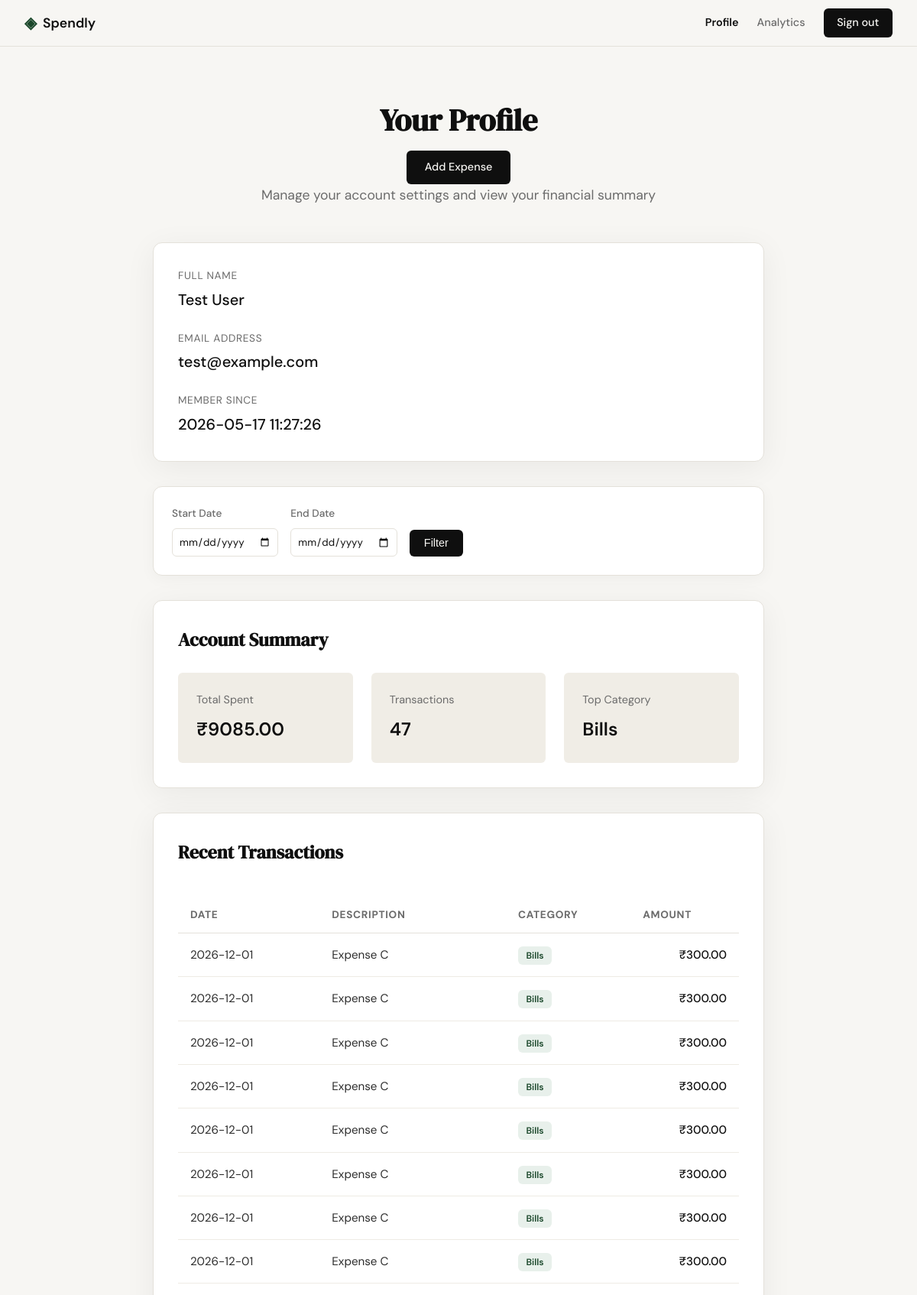
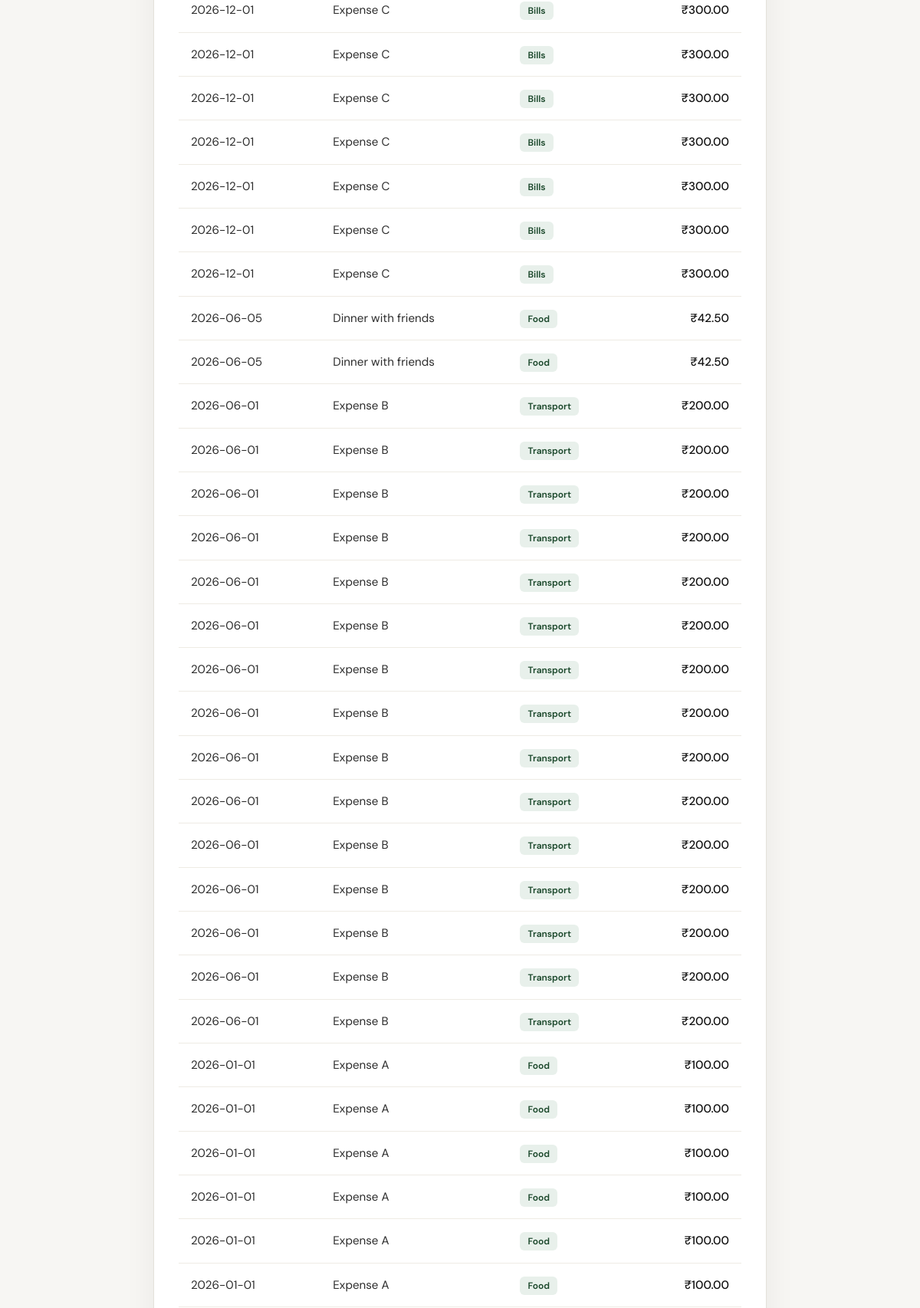
The app's page /profile (signed in, upper part) with its own data (2 pictures, top to bottom).
### tables this page shows
CREATE TABLE users (
                id INTEGER PRIMARY KEY AUTOINCREMENT,
                name TEXT NOT NULL,
                email TEXT UNIQUE NOT NULL,
                password_hash TEXT NOT NULL,
                created_at TEXT DEFAULT (datetime('now'))
            );

CREATE TABLE expenses (
                id INTEGER PRIMARY KEY AUTOINCREMENT,
                user_id INTEGER NOT NULL,
                amount REAL NOT NULL,
                category TEXT NOT NULL,
                date TEXT NOT NULL,
                description TEXT,
                created_at TEXT DEFAULT (datetime('now')),
                FOREIGN KEY (user_id) REFERENCES users (id)
            );

### app.py (the view)
@app.route("/profile")
def profile():
    user_id = session.get('user_id')
    if not user_id:
        return redirect(url_for('login', error="Please log in to access this page"))
    start_date = request.args.get('start_date')
    end_date = request.args.get('end_date')
    conn = get_db()
    try:
        user_row = get_user_profile(conn, user_id)
        user = {
            "name": user_row['name'],
            "email": user_row['email'],
            "created_at": user_row['created_at']
        }
        stats = get_user_summary(conn, user_id, start_date, end_date)
        transactions = [dict(row) for row in get_user_transactions(conn, user_id, start_date, end_date)]
        category_totals = get_user_category_totals(conn, user_id, start_date, end_date)
        total_spent = stats['total_spent']
        category_breakdown = [
            {
                "category": row['category'],
                "amount": row['total'],
                "percentage": round((row['total'] / total_spent * 100), 1) if total_spent > 0 else 0.0
            }
            for row in category_totals
        ]
        return render_template("profile.html",
                               user=user,
                               stats=stats,
                               transactions=transactions,
                               category_breakdown=category_breakdown,
                               start_date=start_date,
                               end_date=end_date)
    finally:
        conn.close()

### database/db.py (called while the page is built)
def get_db():
    db_path = os.path.join(os.path.dirname(os.path.abspath(__file__)), '..', 'spendly.db')
    if not os.path.exists(db_path):
        db_path = os.path.join(os.path.dirname(os.path.abspath(__file__)), '..', 'expense_tracker.db')
    conn = sqlite3.connect(db_path)
    conn.row_factory = sqlite3.Row  # Enable dictionary-like row access
    conn.execute("PRAGMA foreign_keys = ON")  # Enable foreign key constraints
    return conn

def get_user_profile(conn, user_id):
    cursor = conn.execute("SELECT name, email, created_at FROM users WHERE id = ?", (user_id,))
    return cursor.fetchone()

def get_user_summary(conn, user_id, start_date=None, end_date=None):
    stats = {}
    where_clause = "WHERE user_id = ?"
    params = [user_id]
    if start_date:
        where_clause += " AND date >= ?"
        params.append(start_date)
    if end_date:
        where_clause += " AND date <= ?"
        params.append(end_date)
    cursor = conn.execute(f"SELECT SUM(amount) as total, COUNT(*) as count FROM expenses {where_clause}", params)
    row = cursor.fetchone()
    stats['total_spent'] = row['total'] if row['total'] else 0.0
    stats['total_expenses'] = row['count']
    cursor = conn.execute(f'''
        SELECT category FROM expenses
        {where_clause}
        GROUP BY category
        ORDER BY SUM(amount) DESC
        LIMIT 1
    ''', params)
    row = cursor.fetchone()
    stats['top_category'] = row['category'] if row else "None"
    return stats

def get_user_transactions(conn, user_id, start_date=None, end_date=None):
    where_clause = "WHERE user_id = ?"
    params = [user_id]
    if start_date:
        where_clause += " AND date >= ?"
        params.append(start_date)
    if end_date:
        where_clause += " AND date <= ?"
        params.append(end_date)
    cursor = conn.execute(f"SELECT date, description, category, amount FROM expenses {where_clause} ORDER BY date DESC", params)
    return cursor.fetchall()

def get_user_category_totals(conn, user_id, start_date=None, end_date=None):
    where_clause = "WHERE user_id = ?"
    params = [user_id]
    if start_date:
        where_clause += " AND date >= ?"
        params.append(start_date)
    if end_date:
        where_clause += " AND date <= ?"
        params.append(end_date)
    cursor = conn.execute(f"SELECT category, SUM(amount) as total FROM expenses {where_clause} GROUP BY category", params)
    return cursor.fetchall()

### templates/profile.html (shortened to what this page needs)
{% extends "base.html" %}
{% block content %}
<section class="profile-section">
    <div class="profile-container">
        <div class="profile-header">
            <h1 class="profile-title">Your Profile</h1>
            <div class="profile-actions">
                <a href="{{ url_for('add_expense') }}" class="btn-primary">Add Expense</a>
            </div>
            <p class="profile-subtitle">Manage your account settings and view your financial summary</p>
        </div>
        <div class="profile-card">
            <div class="profile-info">
                <div class="info-group">
                    <label>Full Name</label>
                    <p class="info-value">{{ user.name }}</p>
                </div>
                <div class="info-group">
                    <label>Email Address</label>
                    <p class="info-value">{{ user.email }}</p>
                </div>
                <div class="info-group">
                    <label>Member Since</label>
                    <p class="info-value">{{ user.created_at }}</p>
                </div>
            </div>
        </div>
        {% if start_date or end_date %}
        <div class="profile-filters">
            <form class="filter-form" method="GET" action="{{ url_for('profile') }}">
                <div class="filter-group">
                    <label for="start_date">Start Date</label>
                    <input type="date" id="start_date" name="start_date" class="filter-input" value="{{ start_date }}">
                </div>
                <div class="filter-group">
                    <label for="end_date">End Date</label>
                    <input type="date" id="end_date" name="end_date" class="filter-input" value="{{ end_date }}">
                </div>
                <button type="submit" class="btn-filter">Filter</button>
                <a href="{{ url_for('profile') }}" class="clear-filter">Clear Filter</a>
            </form>
        </div>
        {% else %}
        <div class="profile-filters">
            <form class="filter-form" method="GET" action="{{ url_for('profile') }}">
                <div class="filter-group">
                    <label for="start_date">Start Date</label>
                    <input type="date" id="start_date" name="start_date" class="filter-input">
                </div>
                <div class="filter-group">
                    <label for="end_date">End Date</label>
                    <input type="date" id="end_date" name="end_date" class="filter-input">
                </div>
                <button type="submit" class="btn-filter">Filter</button>
            </form>
        </div>
        {% endif %}
        <div class="profile-summary">
            <h2 class="summary-title">Account Summary</h2>
            <div class="summary-grid">
                <div class="summary-item">
                    <span class="summary-label">Total Spent</span>
                    <span class="summary-value">₹{{ "%.2f"|format(stats.total_spent) }}</span>
                </div>
                <div class="summary-item">
                    <span class="summary-label">Transactions</span>
                    <span class="summary-value">{{ stats.total_expenses }}</span>
                </div>
                <div class="summary-item">
                    <span class="summary-label">Top Category</span>
                    <span class="summary-value">{{ stats.top_category }}</span>
                </div>
            </div>
        </div>
        <div class="profile-history">
            <h2 class="summary-title">Recent Transactions</h2>
            <div class="table-container">
                <table class="transaction-table">
                    <thead>
                        <tr>
                            <th>Date</th>
                            <th>Description</th>
                            <th>Category</th>
                            <th class="text-right">Amount</th>
                        </tr>
                    </thead>
                    <tbody>
                        {% for tx in transactions %}
                        <tr>
                            <td>{{ tx.date }}</td>
                            <td>{{ tx.description }}</td>
                            <td><span class="category-badge">{{ tx.category }}</span></td>
                            <td class="tx-amount">₹{{ "%.2f"|format(tx.amount|abs) }}</td>
                        </tr>
                        {% endfor %}
                    </tbody>
                </table>
            </div>
        </div>
    </div>
</section>
{% endblock %}

### templates/base.html (shortened to what this page needs)
<!DOCTYPE html>
<html lang="en">
<head>
    <link rel="stylesheet" href="{{ url_for('static', filename='css/style.css') }}">
</head>
<body>
    <nav class="navbar">
        <div class="nav-inner">
            <a href="{{ url_for('landing') }}" class="nav-brand">
                <span class="brand-icon">◈</span>
                <span class="brand-name">Spendly</span>
            </a>
            <div class="nav-links">
                {% if session.get('user_id') %}
                    <a href="{{ url_for('profile') }}" class="{{ 'active' if request.endpoint == 'profile' }}">Profile</a>
                    <a href="{{ url_for('analytics') }}" class="{{ 'active' if request.endpoint == 'analytics' }}">Analytics</a>
                    <a href="{{ url_for('logout') }}" class="nav-cta">Sign out</a>
                {% else %}
                    <a href="{{ url_for('login') }}" class="{{ 'active' if request.endpoint == 'login' }}">Sign in</a>
                    <a href="{{ url_for('register') }}" class="nav-cta">Get started</a>
                {% endif %}
            </div>
        </div>
    </nav>
    <main class="main-content">
        {% block content %}{% endblock %}
    </main>
</body>
</html>

### records on screen
users: name "Test User", email "test@example.com", created_at "2026-05-17 11:27:26"
expenses: date "2026-12-01", description "Expense C", category "Bills", amount|abs "300.00"
expenses: date "2026-12-01", description "Expense C", category "Bills", amount|abs "300.00"
expenses: date "2026-12-01", description "Expense C", category "Bills", amount|abs "300.00"
expenses: date "2026-12-01", description "Expense C", category "Bills", amount|abs "300.00"
expenses: date "2026-12-01", description "Expense C", category "Bills", amount|abs "300.00"
expenses: date "2026-12-01", description "Expense C", category "Bills", amount|abs "300.00"
expenses: date "2026-12-01", description "Expense C", category "Bills", amount|abs "300.00"
expenses: date "2026-12-01", description "Expense C", category "Bills", amount|abs "300.00"
expenses: date "2026-12-01", description "Expense C", category "Bills", amount|abs "300.00"
expenses: date "2026-12-01", description "Expense C", category "Bills", amount|abs "300.00"
expenses: date "2026-12-01", description "Expense C", category "Bills", amount|abs "300.00"
expenses: date "2026-12-01", description "Expense C", category "Bills", amount|abs "300.00"
expenses: date "2026-12-01", description "Expense C", category "Bills", amount|abs "300.00"
expenses: date "2026-12-01", description "Expense C", category "Bills", amount|abs "300.00"
expenses: date "2026-12-01", description "Expense C", category "Bills", amount|abs "300.00"
expenses: date "2026-06-05", description "Dinner with friends", category "Food", amount|abs "42.50"
expenses: date "2026-06-05", description "Dinner with friends", category "Food", amount|abs "42.50"
expenses: date "2026-06-01", description "Expense B", category "Transport", amount|abs "200.00"
expenses: date "2026-06-01", description "Expense B", category "Transport", amount|abs "200.00"
expenses: date "2026-06-01", description "Expense B", category "Transport", amount|abs "200.00"
expenses: date "2026-06-01", description "Expense B", category "Transport", amount|abs "200.00"
expenses: date "2026-06-01", description "Expense B", category "Transport", amount|abs "200.00"
expenses: date "2026-06-01", description "Expense B", category "Transport", amount|abs "200.00"
expenses: date "2026-06-01", description "Expense B", category "Transport", amount|abs "200.00"
expenses: date "2026-06-01", description "Expense B", category "Transport", amount|abs "200.00"
expenses: date "2026-06-01", description "Expense B", category "Transport", amount|abs "200.00"
expenses: date "2026-06-01", description "Expense B", category "Transport", amount|abs "200.00"
expenses: date "2026-06-01", description "Expense B", category "Transport", amount|abs "200.00"
expenses: date "2026-06-01", description "Expense B", category "Transport", amount|abs "200.00"
expenses: date "2026-06-01", description "Expense B", category "Transport", amount|abs "200.00"
expenses: date "2026-06-01", description "Expense B", category "Transport", amount|abs "200.00"
expenses: date "2026-06-01", description "Expense B", category "Transport", amount|abs "200.00"
expenses: date "2026-01-01", description "Expense A", category "Food", amount|abs "100.00"
expenses: date "2026-01-01", description "Expense A", category "Food", amount|abs "100.00"
expenses: date "2026-01-01", description "Expense A", category "Food", amount|abs "100.00"
expenses: date "2026-01-01", description "Expense A", category "Food", amount|abs "100.00"
expenses: date "2026-01-01", description "Expense A", category "Food", amount|abs "100.00"
expenses: date "2026-01-01", description "Expense A", category "Food", amount|abs "100.00"

### other values on screen
{{ "%.2f"|format(stats.total_spent) }} "9085.00"
{{ stats.total_expenses }} "47"
{{ stats.top_category }} "Bills"
